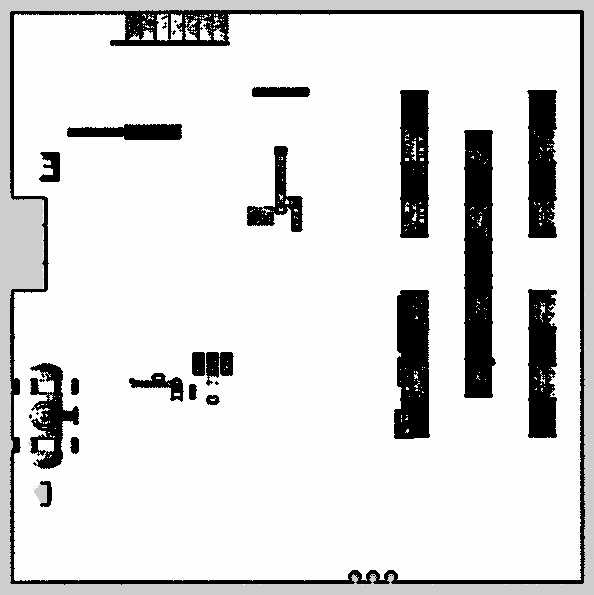
#> input picture maps/ariac/ariac_map_3d.pgm, 594 x 595 px
$ python generate_screenshots.py
#> lines starting #> are read from the running program, lines starting #| are printed output that depends on the picture
"""Create presentation-ready ARIAC scene views from the checked-in assets.

The MuJoCo model is rendered in the project assets; this utility prepares the
requested top-down and RViz-style views without requiring a running GUI.
"""
from pathlib import Path
import numpy as np
from PIL import Image, ImageDraw, ImageFont
import matplotlib.pyplot as plt

HERE = Path(__file__).resolve().parent
ASSET = HERE.parents[3] / "model" / "assets" / "ariac"
MAP = HERE.parents[3] / "maps" / "ariac" / "ariac_map_3d.pgm"

def top_down():
    im = Image.open(MAP).convert("L")
#> im is the input picture: PIL image 594x595 L; min 0, max 254, mean 218.9
    # RViz-like occupancy colors: free light, occupied charcoal, unknown blue.
    a = np.asarray(im)
    rgb = np.zeros((*a.shape, 3), dtype=np.uint8)
    rgb[:] = [210, 220, 228]
    rgb[a < 80] = [42, 52, 62]
    rgb[a > 240] = [236, 240, 242]
    out = Image.fromarray(rgb).resize((1600, 1000), Image.NEAREST)
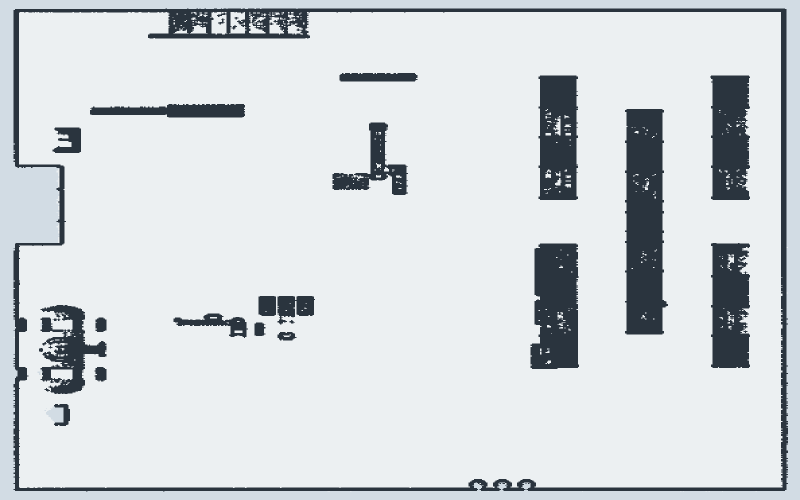
#> out: PIL image 1600x1000 RGB (shown at 1/2 size); mean R, G, B 209.9, 215.1, 218.6
    d = ImageDraw.Draw(out)
    # Approximate model/world origin and mechanical-dog location in map frame.
    ox, oy = 800, 520
    dx, dy = 800 + 4.0 * 35, 520 - 4.6 * 35
    d.ellipse((dx-14, dy-14, dx+14, dy+14), fill=(25, 150, 85), outline=(255,255,255), width=3)
    d.line((dx,dy,dx+42,dy), fill=(25,150,85), width=5)
    d.ellipse((ox-7,oy-7,ox+7,oy+7), fill=(220,55,45), outline=(255,255,255), width=2)
    d.text((35, 30), "ARIAC laboratory - top-down view", fill=(20,30,40))
    d.text((35, 65), "mechanical dog | origin (0, 0)", fill=(20,30,40))
    out.save(HERE / "ariac_top_down_origin.png")
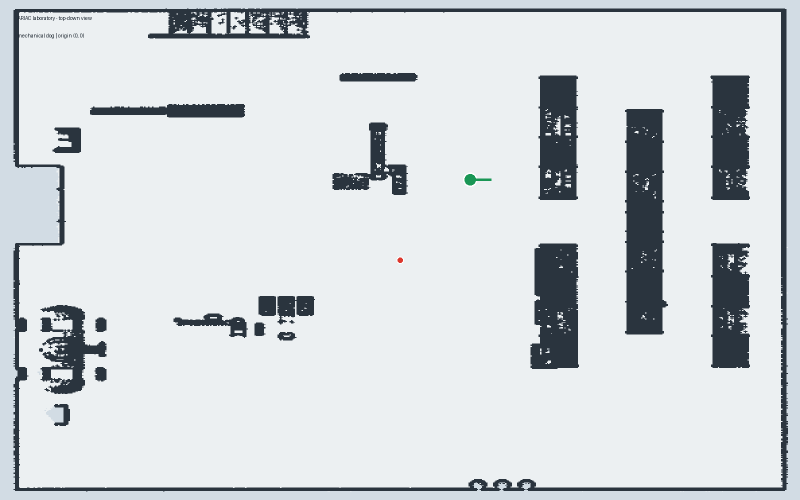
#> saved as ariac_top_down_origin.png: PIL image 1600x1000 RGB (shown at 1/2 size); mean R, G, B 209.8, 215, 218.4

def oblique():
    src = Image.open(ASSET / "ariac_lab_overview.png").convert("RGB")
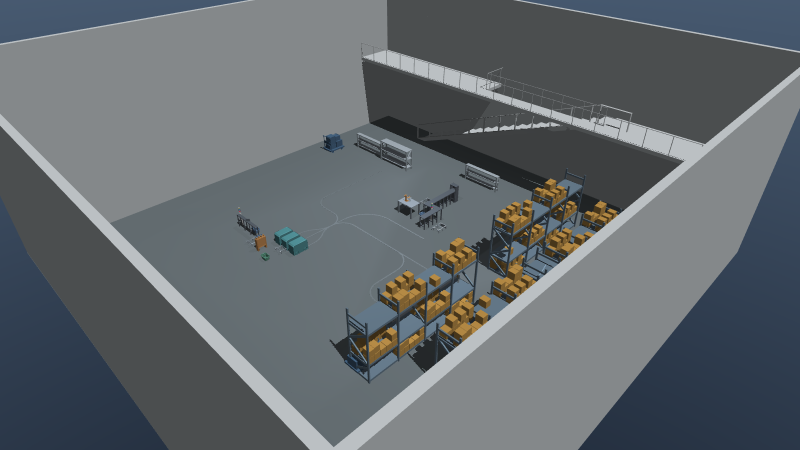
#> input picture model/assets/ariac/ariac_lab_overview.png, 1600 x 900 px (shown at 1/2 size)
#> src is the input picture: PIL image 1600x900 RGB; mean R, G, B 98.2, 104.2, 108.5
    d = ImageDraw.Draw(src)
    d.rectangle((24, 24, 510, 74), fill=(15,25,35))
    d.text((40, 38), "ARIAC scene - oblique view toward origin (mechanical dog)", fill=(255,255,255))
    src.save(HERE / "ariac_oblique_mechanical_dog.png")
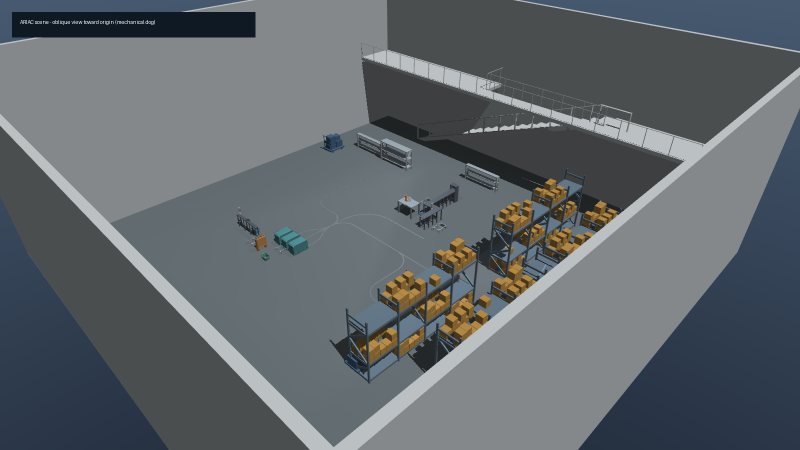
#> saved as ariac_oblique_mechanical_dog.png: PIL image 1600x900 RGB (shown at 1/2 size); mean R, G, B 96.7, 102.7, 107

def rviz_style():
    # Reproject a small, deterministic subset of the saved 3-D map cloud.
    import struct
#> (the run stopped early here; a loop or call above may not have finished)
